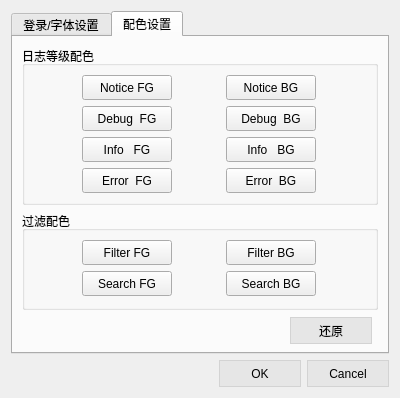
<?xml version="1.0" encoding="UTF-8"?>
<ui version="4.0">
 <class>SettingsDialog</class>
 <widget class="QDialog" name="SettingsDialog">
  <property name="geometry">
   <rect>
    <x>0</x>
    <y>0</y>
    <width>400</width>
    <height>372</height>
   </rect>
  </property>
  <property name="windowTitle">
   <string>Dialog</string>
  </property>
  <property name="windowIcon">
   <iconset resource="res.qrc">
    <normaloff>:/res/logo.png</normaloff>:/res/logo.png</iconset>
  </property>
  <layout class="QGridLayout" name="gridLayout_2">
   <item row="1" column="0">
    <widget class="QTabWidget" name="tabWidget">
     <property name="styleSheet">
      <string notr="true"/>
     </property>
     <property name="currentIndex">
      <number>1</number>
     </property>
     <widget class="QWidget" name="tab">
      <attribute name="title">
       <string>登录/字体设置</string>
      </attribute>
      <layout class="QGridLayout" name="gridLayout_3">
       <item row="0" column="0">
        <widget class="QGroupBox" name="groupBox">
         <property name="title">
          <string>登录设置</string>
         </property>
         <layout class="QGridLayout" name="gridLayout">
          <item row="0" column="0">
           <widget class="QLabel" name="label">
            <property name="text">
             <string>服务器地址：</string>
            </property>
           </widget>
          </item>
          <item row="0" column="1">
           <widget class="QLineEdit" name="lineEdit_hostName">
            <property name="minimumSize">
             <size>
              <width>180</width>
              <height>0</height>
             </size>
            </property>
            <property name="maximumSize">
             <size>
              <width>180</width>
              <height>16777215</height>
             </size>
            </property>
            <property name="text">
             <string/>
            </property>
           </widget>
          </item>
          <item row="1" column="0">
           <widget class="QLabel" name="label_2">
            <property name="text">
             <string>端口：</string>
            </property>
           </widget>
          </item>
          <item row="1" column="1">
           <widget class="QLineEdit" name="lineEdit_port">
            <property name="minimumSize">
             <size>
              <width>180</width>
              <height>0</height>
             </size>
            </property>
            <property name="maximumSize">
             <size>
              <width>180</width>
              <height>16777215</height>
             </size>
            </property>
            <property name="inputMask">
             <string>99999</string>
            </property>
            <property name="text">
             <string>12345</string>
            </property>
            <property name="maxLength">
             <number>5</number>
            </property>
           </widget>
          </item>
         </layout>
        </widget>
       </item>
       <item row="1" column="0">
        <widget class="QGroupBox" name="groupBox_4">
         <property name="title">
          <string>字体设置</string>
         </property>
         <layout class="QGridLayout" name="gridLayout_7">
          <item row="1" column="1">
           <widget class="QLabel" name="label_font_size">
            <property name="minimumSize">
             <size>
              <width>50</width>
              <height>25</height>
             </size>
            </property>
            <property name="maximumSize">
             <size>
              <width>50</width>
              <height>25</height>
             </size>
            </property>
            <property name="text">
             <string/>
            </property>
           </widget>
          </item>
          <item row="0" column="1" colspan="2">
           <widget class="QLabel" name="label_font_family">
            <property name="minimumSize">
             <size>
              <width>150</width>
              <height>25</height>
             </size>
            </property>
            <property name="maximumSize">
             <size>
              <width>150</width>
              <height>25</height>
             </size>
            </property>
            <property name="text">
             <string/>
            </property>
           </widget>
          </item>
          <item row="1" column="0">
           <widget class="QLabel" name="label_4">
            <property name="minimumSize">
             <size>
              <width>0</width>
              <height>25</height>
             </size>
            </property>
            <property name="maximumSize">
             <size>
              <width>16777215</width>
              <height>25</height>
             </size>
            </property>
            <property name="text">
             <string>大小：</string>
            </property>
           </widget>
          </item>
          <item row="0" column="0">
           <widget class="QLabel" name="label_3">
            <property name="minimumSize">
             <size>
              <width>0</width>
              <height>25</height>
             </size>
            </property>
            <property name="maximumSize">
             <size>
              <width>16777215</width>
              <height>25</height>
             </size>
            </property>
            <property name="text">
             <string>字体：</string>
            </property>
           </widget>
          </item>
          <item row="0" column="3">
           <spacer name="horizontalSpacer_3">
            <property name="orientation">
             <enum>Qt::Horizontal</enum>
            </property>
            <property name="sizeHint" stdset="0">
             <size>
              <width>40</width>
              <height>20</height>
             </size>
            </property>
           </spacer>
          </item>
          <item row="2" column="3">
           <widget class="QPushButton" name="font_chooser">
            <property name="minimumSize">
             <size>
              <width>82</width>
              <height>27</height>
             </size>
            </property>
            <property name="maximumSize">
             <size>
              <width>90</width>
              <height>25</height>
             </size>
            </property>
            <property name="styleSheet">
             <string notr="true">QPushButton{
	border:1px solid lightgray; background:rgb(230,230,230);
	min-Height:25px;
	min-width:80px;
}
QPushButton:hover{border-color:green; background:transparent;}</string>
            </property>
            <property name="text">
             <string>选择字体</string>
            </property>
            <property name="autoDefault">
             <bool>true</bool>
            </property>
            <property name="isColorTextEnabled" stdset="0">
             <bool>false</bool>
            </property>
           </widget>
          </item>
          <item row="2" column="0" colspan="2">
           <spacer name="horizontalSpacer_2">
            <property name="orientation">
             <enum>Qt::Horizontal</enum>
            </property>
            <property name="sizeHint" stdset="0">
             <size>
              <width>147</width>
              <height>24</height>
             </size>
            </property>
           </spacer>
          </item>
         </layout>
        </widget>
       </item>
       <item row="2" column="0">
        <spacer name="verticalSpacer">
         <property name="orientation">
          <enum>Qt::Vertical</enum>
         </property>
         <property name="sizeHint" stdset="0">
          <size>
           <width>20</width>
           <height>40</height>
          </size>
         </property>
        </spacer>
       </item>
      </layout>
     </widget>
     <widget class="QWidget" name="tab_2">
      <attribute name="title">
       <string>配色设置</string>
      </attribute>
      <layout class="QGridLayout" name="gridLayout_5">
       <item row="2" column="1">
        <widget class="QPushButton" name="notice_bg_color_4">
         <property name="minimumSize">
          <size>
           <width>82</width>
           <height>27</height>
          </size>
         </property>
         <property name="maximumSize">
          <size>
           <width>90</width>
           <height>25</height>
          </size>
         </property>
         <property name="styleSheet">
          <string notr="true">QPushButton{
	border:1px solid lightgray; background:rgb(230,230,230);
	min-Height:25px;
	min-width:80px;
}
QPushButton:hover{border-color:green; background:transparent;}</string>
         </property>
         <property name="text">
          <string>还原</string>
         </property>
         <property name="autoDefault">
          <bool>true</bool>
         </property>
         <property name="isColorTextEnabled" stdset="0">
          <bool>false</bool>
         </property>
        </widget>
       </item>
       <item row="2" column="0">
        <spacer name="horizontalSpacer">
         <property name="orientation">
          <enum>Qt::Horizontal</enum>
         </property>
         <property name="sizeHint" stdset="0">
          <size>
           <width>40</width>
           <height>20</height>
          </size>
         </property>
        </spacer>
       </item>
       <item row="1" column="0" colspan="3">
        <widget class="QGroupBox" name="groupBox_3">
         <property name="styleSheet">
          <string notr="true">QGroupBox &gt; QPushButton{border:1px solid lightgray; background:rgb(230,230,230);}
QGroupBox &gt; QPushButton:hover{border-color:green; background:transparent;}</string>
         </property>
         <property name="title">
          <string>过滤配色</string>
         </property>
         <layout class="QGridLayout" name="gridLayout_6">
          <item row="0" column="0">
           <widget class="QColorButton" name="filter_fg_color">
            <property name="minimumSize">
             <size>
              <width>90</width>
              <height>25</height>
             </size>
            </property>
            <property name="maximumSize">
             <size>
              <width>90</width>
              <height>25</height>
             </size>
            </property>
            <property name="text">
             <string>Filter FG</string>
            </property>
            <property name="isColorTextEnabled" stdset="0">
             <bool>false</bool>
            </property>
           </widget>
          </item>
          <item row="0" column="1">
           <widget class="QColorButton" name="filter_bg_color">
            <property name="minimumSize">
             <size>
              <width>90</width>
              <height>25</height>
             </size>
            </property>
            <property name="maximumSize">
             <size>
              <width>90</width>
              <height>25</height>
             </size>
            </property>
            <property name="text">
             <string>Filter BG</string>
            </property>
            <property name="autoDefault">
             <bool>true</bool>
            </property>
            <property name="isColorTextEnabled" stdset="0">
             <bool>false</bool>
            </property>
           </widget>
          </item>
          <item row="1" column="0">
           <widget class="QColorButton" name="search_fg_color">
            <property name="minimumSize">
             <size>
              <width>90</width>
              <height>25</height>
             </size>
            </property>
            <property name="maximumSize">
             <size>
              <width>90</width>
              <height>25</height>
             </size>
            </property>
            <property name="text">
             <string>Search FG</string>
            </property>
            <property name="isColorTextEnabled" stdset="0">
             <bool>false</bool>
            </property>
           </widget>
          </item>
          <item row="1" column="1">
           <widget class="QColorButton" name="search_bg_color">
            <property name="minimumSize">
             <size>
              <width>90</width>
              <height>25</height>
             </size>
            </property>
            <property name="maximumSize">
             <size>
              <width>90</width>
              <height>25</height>
             </size>
            </property>
            <property name="text">
             <string>Search BG</string>
            </property>
            <property name="autoDefault">
             <bool>true</bool>
            </property>
            <property name="isColorTextEnabled" stdset="0">
             <bool>false</bool>
            </property>
           </widget>
          </item>
         </layout>
        </widget>
       </item>
       <item row="0" column="0" colspan="3">
        <widget class="QGroupBox" name="groupBox_2">
         <property name="styleSheet">
          <string notr="true">QGroupBox &gt; QPushButton{border:1px solid lightgray; background:rgb(230,230,230);}
QGroupBox &gt; QPushButton:hover{border-color:green; background:transparent;}</string>
         </property>
         <property name="title">
          <string>日志等级配色</string>
         </property>
         <layout class="QGridLayout" name="gridLayout_4">
          <item row="3" column="1">
           <widget class="QColorButton" name="error_bg_color">
            <property name="minimumSize">
             <size>
              <width>90</width>
              <height>25</height>
             </size>
            </property>
            <property name="maximumSize">
             <size>
              <width>90</width>
              <height>25</height>
             </size>
            </property>
            <property name="text">
             <string>Error  BG</string>
            </property>
            <property name="isColorTextEnabled" stdset="0">
             <bool>false</bool>
            </property>
           </widget>
          </item>
          <item row="0" column="1">
           <widget class="QColorButton" name="notice_bg_color">
            <property name="minimumSize">
             <size>
              <width>90</width>
              <height>25</height>
             </size>
            </property>
            <property name="maximumSize">
             <size>
              <width>90</width>
              <height>25</height>
             </size>
            </property>
            <property name="text">
             <string>Notice BG</string>
            </property>
            <property name="autoDefault">
             <bool>true</bool>
            </property>
            <property name="isColorTextEnabled" stdset="0">
             <bool>false</bool>
            </property>
           </widget>
          </item>
          <item row="1" column="1">
           <widget class="QColorButton" name="debug_bg_color">
            <property name="minimumSize">
             <size>
              <width>90</width>
              <height>25</height>
             </size>
            </property>
            <property name="maximumSize">
             <size>
              <width>90</width>
              <height>25</height>
             </size>
            </property>
            <property name="text">
             <string>Debug  BG</string>
            </property>
            <property name="isColorTextEnabled" stdset="0">
             <bool>false</bool>
            </property>
           </widget>
          </item>
          <item row="1" column="0">
           <widget class="QColorButton" name="debug_fg_color">
            <property name="minimumSize">
             <size>
              <width>90</width>
              <height>25</height>
             </size>
            </property>
            <property name="maximumSize">
             <size>
              <width>90</width>
              <height>25</height>
             </size>
            </property>
            <property name="text">
             <string>Debug  FG</string>
            </property>
            <property name="isColorTextEnabled" stdset="0">
             <bool>false</bool>
            </property>
           </widget>
          </item>
          <item row="0" column="0">
           <widget class="QColorButton" name="notice_fg_color">
            <property name="minimumSize">
             <size>
              <width>90</width>
              <height>25</height>
             </size>
            </property>
            <property name="maximumSize">
             <size>
              <width>90</width>
              <height>25</height>
             </size>
            </property>
            <property name="text">
             <string>Notice FG</string>
            </property>
            <property name="isColorTextEnabled" stdset="0">
             <bool>false</bool>
            </property>
           </widget>
          </item>
          <item row="2" column="1">
           <widget class="QColorButton" name="info_bg_color">
            <property name="minimumSize">
             <size>
              <width>90</width>
              <height>25</height>
             </size>
            </property>
            <property name="maximumSize">
             <size>
              <width>90</width>
              <height>25</height>
             </size>
            </property>
            <property name="text">
             <string>Info   BG</string>
            </property>
            <property name="isColorTextEnabled" stdset="0">
             <bool>false</bool>
            </property>
           </widget>
          </item>
          <item row="2" column="0">
           <widget class="QColorButton" name="info_fg_color">
            <property name="minimumSize">
             <size>
              <width>90</width>
              <height>25</height>
             </size>
            </property>
            <property name="maximumSize">
             <size>
              <width>90</width>
              <height>25</height>
             </size>
            </property>
            <property name="text">
             <string>Info   FG</string>
            </property>
            <property name="isColorTextEnabled" stdset="0">
             <bool>false</bool>
            </property>
           </widget>
          </item>
          <item row="3" column="0">
           <widget class="QColorButton" name="error_fg_color">
            <property name="minimumSize">
             <size>
              <width>90</width>
              <height>25</height>
             </size>
            </property>
            <property name="maximumSize">
             <size>
              <width>90</width>
              <height>25</height>
             </size>
            </property>
            <property name="text">
             <string>Error  FG</string>
            </property>
            <property name="isColorTextEnabled" stdset="0">
             <bool>false</bool>
            </property>
           </widget>
          </item>
         </layout>
        </widget>
       </item>
      </layout>
     </widget>
    </widget>
   </item>
   <item row="2" column="0">
    <widget class="QDialogButtonBox" name="buttonBox">
     <property name="styleSheet">
      <string notr="true">QPushButton{
	border:1px solid lightgray; background:rgb(230,230,230);
	min-Height:25px;
	min-width:80px;
}
QPushButton:hover{border-color:green; background:transparent;}</string>
     </property>
     <property name="orientation">
      <enum>Qt::Horizontal</enum>
     </property>
     <property name="standardButtons">
      <set>QDialogButtonBox::Cancel|QDialogButtonBox::Ok</set>
     </property>
    </widget>
   </item>
  </layout>
 </widget>
 <customwidgets>
  <customwidget>
   <class>QColorButton</class>
   <extends>QPushButton</extends>
   <header>qcolorbutton.h</header>
  </customwidget>
 </customwidgets>
 <resources>
  <include location="res.qrc"/>
 </resources>
 <connections>
  <connection>
   <sender>buttonBox</sender>
   <signal>accepted()</signal>
   <receiver>SettingsDialog</receiver>
   <slot>accept()</slot>
   <hints>
    <hint type="sourcelabel">
     <x>248</x>
     <y>254</y>
    </hint>
    <hint type="destinationlabel">
     <x>157</x>
     <y>274</y>
    </hint>
   </hints>
  </connection>
  <connection>
   <sender>buttonBox</sender>
   <signal>rejected()</signal>
   <receiver>SettingsDialog</receiver>
   <slot>reject()</slot>
   <hints>
    <hint type="sourcelabel">
     <x>316</x>
     <y>260</y>
    </hint>
    <hint type="destinationlabel">
     <x>286</x>
     <y>274</y>
    </hint>
   </hints>
  </connection>
 </connections>
</ui>
